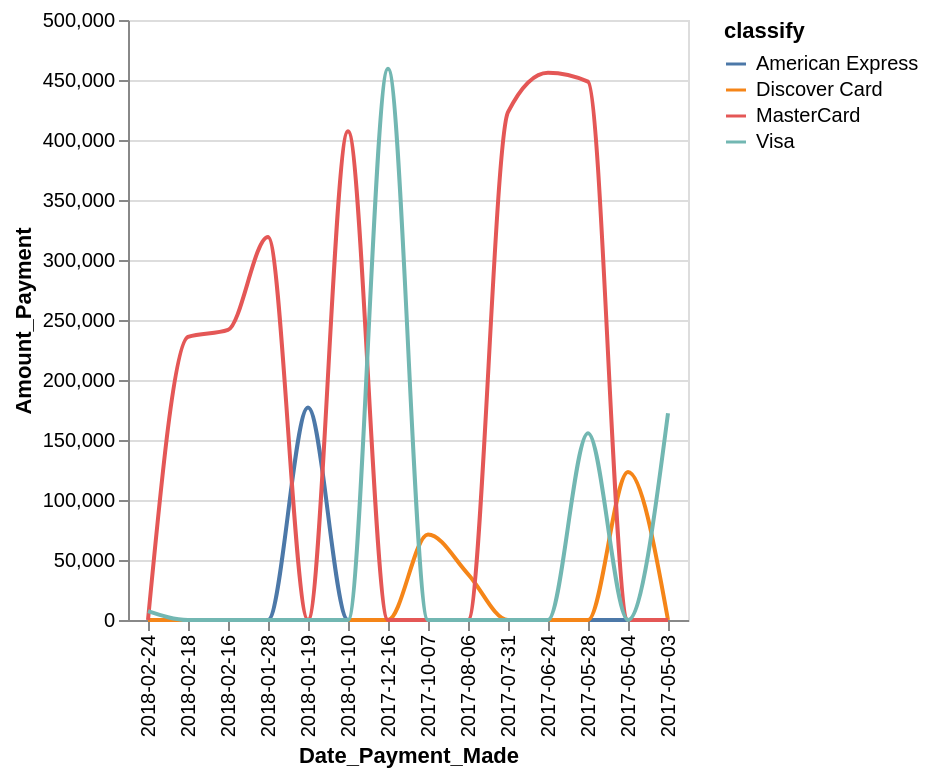

Specify this chart in Vega-Lite:
### Vega-Lite specification from a JSON file in a GitHub repository (floating-point values rounded to 4 significant figures)
{"data": {"values": [{"x_data": "2017-05-03", "y_data": 0, "classify": "American Express"}, {"x_data": "2017-05-04", "y_data": 0, "classify": "American Express"}, {"x_data": "2017-05-28", "y_data": 0, "classify": "American Express"}, {"x_data": "2017-06-24", "y_data": 0, "classify": "American Express"}, {"x_data": "2017-07-31", "y_data": 0, "classify": "American Express"}, {"x_data": "2017-08-06", "y_data": 0, "classify": "American Express"}, {"x_data": "2017-10-07", "y_data": 0, "classify": "American Express"}, {"x_data": "2017-12-16", "y_data": 0, "classify": "American Express"}, {"x_data": "2018-01-10", "y_data": 0, "classify": "American Express"}, {"x_data": "2018-01-19", "y_data": 177130, "classify": "American Express"}, {"x_data": "2018-01-28", "y_data": 0, "classify": "American Express"}, {"x_data": "2018-02-16", "y_data": 0, "classify": "American Express"}, {"x_data": "2018-02-18", "y_data": 0, "classify": "American Express"}, {"x_data": "2018-02-24", "y_data": 0, "classify": "American Express"}, {"x_data": "2017-05-03", "y_data": 0, "classify": "Discover Card"}, {"x_data": "2017-05-04", "y_data": 123255, "classify": "Discover Card"}, {"x_data": "2017-05-28", "y_data": 0, "classify": "Discover Card"}, {"x_data": "2017-06-24", "y_data": 0, "classify": "Discover Card"}, {"x_data": "2017-07-31", "y_data": 0, "classify": "Discover Card"}, {"x_data": "2017-08-06", "y_data": 38324, "classify": "Discover Card"}, {"x_data": "2017-10-07", "y_data": 71246, "classify": "Discover Card"}, {"x_data": "2017-12-16", "y_data": 0, "classify": "Discover Card"}, {"x_data": "2018-01-10", "y_data": 0, "classify": "Discover Card"}, {"x_data": "2018-01-19", "y_data": 0, "classify": "Discover Card"}, {"x_data": "2018-01-28", "y_data": 0, "classify": "Discover Card"}, {"x_data": "2018-02-16", "y_data": 0, "classify": "Discover Card"}, {"x_data": "2018-02-18", "y_data": 0, "classify": "Discover Card"}, {"x_data": "2018-02-24", "y_data": 0, "classify": "Discover Card"}, {"x_data": "2017-05-03", "y_data": 0, "classify": "MasterCard"}, {"x_data": "2017-05-04", "y_data": 0, "classify": "MasterCard"}, {"x_data": "2017-05-28", "y_data": 448613, "classify": "MasterCard"}, {"x_data": "2017-06-24", "y_data": 456098, "classify": "MasterCard"}, {"x_data": "2017-07-31", "y_data": 423154, "classify": "MasterCard"}, {"x_data": "2017-08-06", "y_data": 0, "classify": "MasterCard"}, {"x_data": "2017-10-07", "y_data": 0, "classify": "MasterCard"}, {"x_data": "2017-12-16", "y_data": 0, "classify": "MasterCard"}, {"x_data": "2018-01-10", "y_data": 407235, "classify": "MasterCard"}, {"x_data": "2018-01-19", "y_data": 0, "classify": "MasterCard"}, {"x_data": "2018-01-28", "y_data": 319142, "classify": "MasterCard"}, {"x_data": "2018-02-16", "y_data": 241730, "classify": "MasterCard"}, {"x_data": "2018-02-18", "y_data": 235893, "classify": "MasterCard"}, {"x_data": "2018-02-24", "y_data": 0, "classify": "MasterCard"}, {"x_data": "2017-05-03", "y_data": 172309, "classify": "Visa"}, {"x_data": "2017-05-04", "y_data": 0, "classify": "Visa"}, {"x_data": "2017-05-28", "y_data": 155654, "classify": "Visa"}, {"x_data": "2017-06-24", "y_data": 0, "classify": "Visa"}, {"x_data": "2017-07-31", "y_data": 0, "classify": "Visa"}, {"x_data": "2017-08-06", "y_data": 0, "classify": "Visa"}, {"x_data": "2017-10-07", "y_data": 0, "classify": "Visa"}, {"x_data": "2017-12-16", "y_data": 459407, "classify": "Visa"}, {"x_data": "2018-01-10", "y_data": 0, "classify": "Visa"}, {"x_data": "2018-01-19", "y_data": 0, "classify": "Visa"}, {"x_data": "2018-01-28", "y_data": 0, "classify": "Visa"}, {"x_data": "2018-02-16", "y_data": 0, "classify": "Visa"}, {"x_data": "2018-02-18", "y_data": 0, "classify": "Visa"}, {"x_data": "2018-02-24", "y_data": 7343, "classify": "Visa"}]}, "mark": {"type": "line", "interpolate": "monotone"}, "encoding": {"x": {"field": "x_data", "type": "nominal", "title": "Date_Payment_Made", "sort": "descending"}, "y": {"field": "y_data", "type": "quantitative", "title": "Amount_Payment"}, "color": {"field": "classify"}}}
